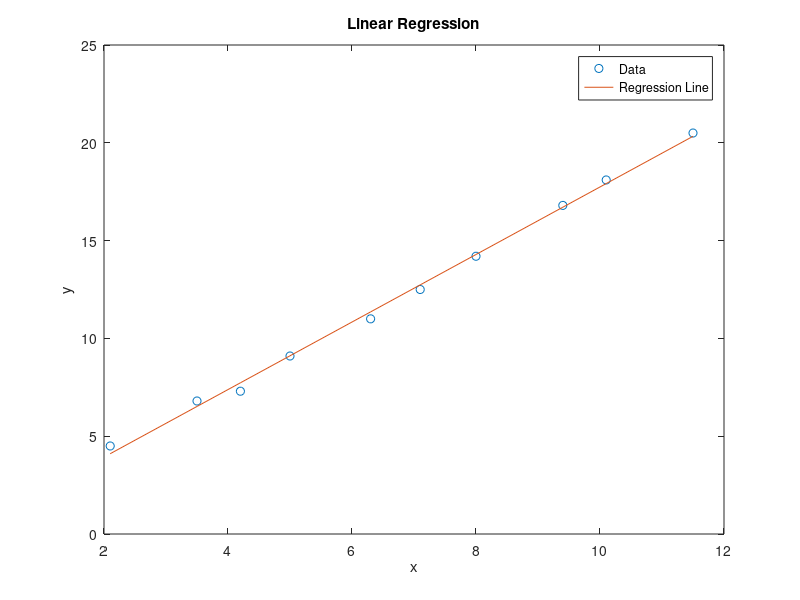

Here is the MATLAB script that generated this plot:
% ╔══════════════════════════════════════════╗
% ║                                          ║
% ║  Creator: MohammadSina GhanbariPakdehi   ║
% ║  Contact:                                ║
% ║ ghanbaripakdehi.m@northeastern.edu       ║
% ╚══════════════════════════════════════════╝

%Linear Least Regression Method
clear, clc
% These vectors are sample. You can change them later!
y = [4.5, 6.8, 7.3, 9.1, 11, 12.5, 14.2, 16.8, 18.1, 20.5];
x = [2.1, 3.5, 4.2, 5, 6.3, 7.1, 8, 9.4, 10.1, 11.5];
Coeff = [length(x), sum(x); sum(x), sum(x .* x)];
Ans = [sum(y); sum(x .* y)];

Final = Coeff \ Ans;  
disp(['a0';'a1']), disp('='), disp(Final)

plot(x, y, 'o')  % Plot data points as circles
hold on

% Calculate the regression line
regression_line = Final(1) + Final(2) * x;
plot(x, regression_line)

xlabel('x')
ylabel('y')
title('Linear Regression')
legend('Data', 'Regression Line')

y_new = ones(1,length(y));
for i= 1:length(y_new)
    y_new(i) = Final(1) + Final(2) * x(i);
end
Sr = sum((y - y_new).*(y - y_new));
St = sum((y- mean(y)).*(y- mean(y)));
r2 = (St - Sr)/St;
disp('The Coefficient of determination is: '), disp(r2)
